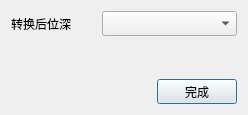
<?xml version="1.0" encoding="UTF-8"?>
<ui version="4.0">
 <class>ipfModelerTypeConvertDialog</class>
 <widget class="QDialog" name="ipfModelerTypeConvertDialog">
  <property name="geometry">
   <rect>
    <x>0</x>
    <y>0</y>
    <width>248</width>
    <height>115</height>
   </rect>
  </property>
  <property name="windowTitle">
   <string>位深转换</string>
  </property>
  <layout class="QGridLayout" name="gridLayout">
   <item row="0" column="0">
    <layout class="QHBoxLayout" name="horizontalLayout">
     <item>
      <widget class="QLabel" name="label">
       <property name="minimumSize">
        <size>
         <width>0</width>
         <height>25</height>
        </size>
       </property>
       <property name="maximumSize">
        <size>
         <width>85</width>
         <height>16777215</height>
        </size>
       </property>
       <property name="text">
        <string>转换后位深</string>
       </property>
      </widget>
     </item>
     <item>
      <widget class="QComboBox" name="comboBox">
       <property name="minimumSize">
        <size>
         <width>0</width>
         <height>25</height>
        </size>
       </property>
      </widget>
     </item>
    </layout>
   </item>
   <item row="2" column="0">
    <layout class="QHBoxLayout" name="horizontalLayout_2">
     <item>
      <spacer name="horizontalSpacer">
       <property name="orientation">
        <enum>Qt::Horizontal</enum>
       </property>
       <property name="sizeHint" stdset="0">
        <size>
         <width>40</width>
         <height>20</height>
        </size>
       </property>
      </spacer>
     </item>
     <item>
      <widget class="QPushButton" name="pushButton">
       <property name="minimumSize">
        <size>
         <width>75</width>
         <height>25</height>
        </size>
       </property>
       <property name="text">
        <string>完成</string>
       </property>
      </widget>
     </item>
    </layout>
   </item>
   <item row="1" column="0">
    <spacer name="verticalSpacer">
     <property name="orientation">
      <enum>Qt::Vertical</enum>
     </property>
     <property name="sizeHint" stdset="0">
      <size>
       <width>20</width>
       <height>40</height>
      </size>
     </property>
    </spacer>
   </item>
  </layout>
 </widget>
 <layoutdefault spacing="6" margin="11"/>
 <resources/>
 <connections/>
</ui>
